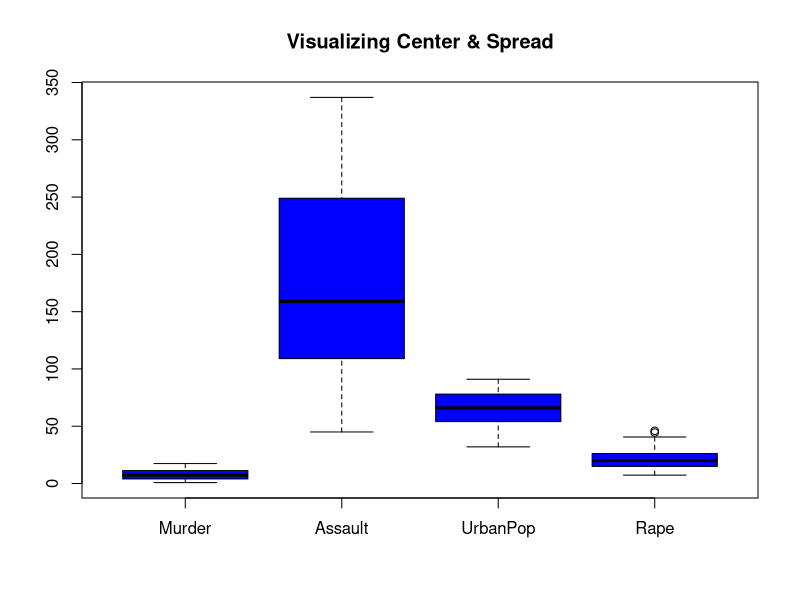

Reproduce this figure in R.
# QUESTION 2: DESCRIPTIVE SUMMARY TABLE

# 1. Created a function to calculate 
# the min, max, mean, median, standard deviation
# and interquartile range for a single column
calculate_stats <- function(column) {
  c(
    Min    = min(column),
    Max    = max(column),
    Mean   = mean(column),
    Median = median(column),
    SD     = sd(column),
    IQR    = IQR(column)
  )
}

# 2. Applied the calculate function across the 4 target columns
# 'sapply' runs the function on each column
summary_table <- sapply(USArrests[ c("Murder", "Assault", "UrbanPop", "Rape")],calculate_stats)


print(summary_table)

# Result:
#           Murder   Assault UrbanPop
# Min     0.80000  45.00000 32.00000
# Max    17.40000 337.00000 91.00000
# Mean    7.78800 170.76000 65.54000
# Median  7.25000 159.00000 66.00000
# SD      4.35551  83.33766 14.47476
# IQR     7.17500 140.00000 23.25000
#           Rape
# Min     7.300000
# Max    46.000000
# Mean   21.232000
# Median 20.100000
# SD      9.366385
# IQR    11.100000

# rounding up the table so its easier to read

summary_table_clean <- round(summary_table, digits = 2)
print(summary_table_clean)

# in order to identify any features,ill use some visualisation

# feature 1 - Center and Spread

boxplot(USArrests, col = "blue", main = "Visualizing Center & Spread")
# This creates a simple boxplot comparing all columns side-by-side

# If you look at the boxplot, 
# the Assault column completely taller than everything else.
# It has a lot of numbers and a huge spread, while Murder sits at the bottom.

# Feature 2 - comparing the mean and median to check for possible skewness
# To check for skewness using just numbers you can compare the mean and the median of the individual columns

# For the crimes (Murder, Assault, Rape), the average is higher than the middle number. 
# That tells us that a few states that are high in crime rates are pulling the average number up, making the data skew to a side.
# For Urban population the numbers look balanced because the average and middle are almost identical.
